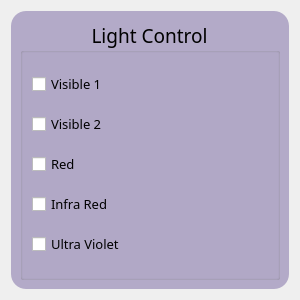
<?xml version="1.0" encoding="UTF-8"?>
<ui version="4.0">
 <class>LightControl</class>
 <widget class="QWidget" name="LightControl">
  <property name="geometry">
   <rect>
    <x>0</x>
    <y>0</y>
    <width>300</width>
    <height>300</height>
   </rect>
  </property>
  <property name="windowTitle">
   <string>Form</string>
  </property>
  <property name="styleSheet">
   <string notr="true">QFrame{
	background-color:rgb(179, 170, 200);
	border-radius: 15px;}</string>
  </property>
  <layout class="QGridLayout" name="gridLayout">
   <item row="0" column="0">
    <widget class="QFrame" name="frame">
     <property name="frameShape">
      <enum>QFrame::StyledPanel</enum>
     </property>
     <property name="frameShadow">
      <enum>QFrame::Raised</enum>
     </property>
     <layout class="QVBoxLayout" name="verticalLayout">
      <item>
       <widget class="QGroupBox" name="LightControlFrame">
        <property name="font">
         <font>
          <family>Impact</family>
          <pointsize>14</pointsize>
          <weight>50</weight>
          <bold>false</bold>
         </font>
        </property>
        <property name="title">
         <string>Light Control</string>
        </property>
        <property name="alignment">
         <set>Qt::AlignCenter</set>
        </property>
        <layout class="QVBoxLayout" name="verticalLayout_2">
         <item>
          <widget class="QCheckBox" name="visibleCBox_1">
           <property name="font">
            <font>
             <family>Impact</family>
             <pointsize>10</pointsize>
            </font>
           </property>
           <property name="text">
            <string>Visible 1</string>
           </property>
           <property name="autoExclusive">
            <bool>false</bool>
           </property>
          </widget>
         </item>
         <item>
          <widget class="QCheckBox" name="visibleCBox_2">
           <property name="font">
            <font>
             <family>Impact</family>
             <pointsize>10</pointsize>
            </font>
           </property>
           <property name="text">
            <string>Visible 2</string>
           </property>
          </widget>
         </item>
         <item>
          <widget class="QCheckBox" name="redCBox">
           <property name="font">
            <font>
             <family>Impact</family>
             <pointsize>10</pointsize>
            </font>
           </property>
           <property name="text">
            <string>Red</string>
           </property>
          </widget>
         </item>
         <item>
          <widget class="QCheckBox" name="infraredCBox">
           <property name="font">
            <font>
             <family>Impact</family>
             <pointsize>10</pointsize>
            </font>
           </property>
           <property name="text">
            <string>Infra Red</string>
           </property>
          </widget>
         </item>
         <item>
          <widget class="QCheckBox" name="ultravioletCBox">
           <property name="font">
            <font>
             <family>Impact</family>
             <pointsize>10</pointsize>
            </font>
           </property>
           <property name="text">
            <string>Ultra Violet</string>
           </property>
           <property name="tristate">
            <bool>false</bool>
           </property>
          </widget>
         </item>
        </layout>
       </widget>
      </item>
     </layout>
    </widget>
   </item>
  </layout>
 </widget>
 <resources/>
 <connections/>
</ui>
